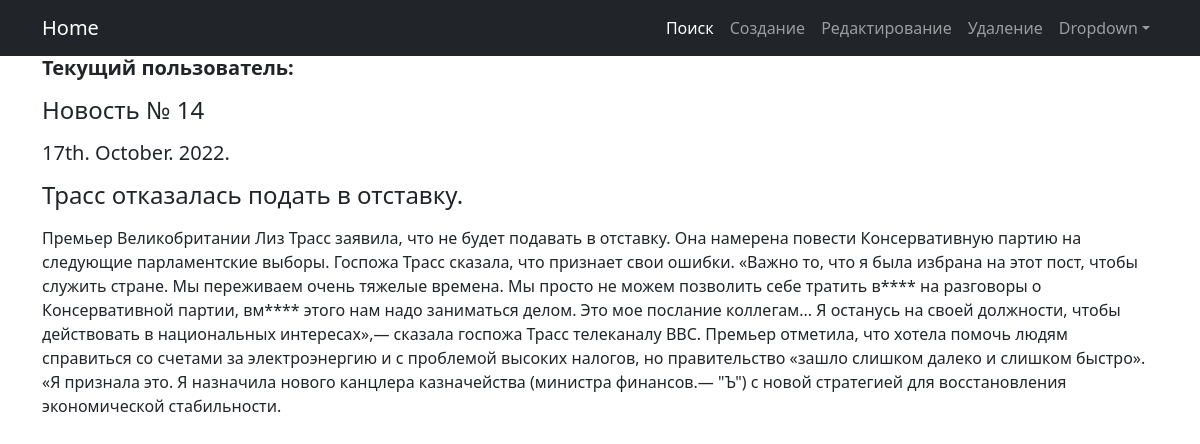
Screenshot of /news/14 with the database file from the repository.
### news/models.py (models this page shows, shortened)
class Post(models.Model):
    posts = [
        ('news', 'Новость'),
        ('article', 'Статья')
    ]
    post_type = models.CharField(max_length=8, choices=posts, default='news', verbose_name='Тип поста')
    author_name = models.ForeignKey(Author, on_delete=models.CASCADE, related_name='writer', verbose_name='Автор')
    title = models.CharField(max_length=128)
    post_content = models.TextField(verbose_name='Содержимое')
    post_creation_date = models.DateTimeField(auto_now_add=True)
    rating = models.IntegerField(default=0)
    post_category = models.ManyToManyField(Category, through='PostCategory', verbose_name='Категория')

### news/views.py (the view)
# urls.py: path('<int:pk>', DefiniteNews.as_view(), name='definitenews'),
class DefiniteNews(DetailView):
    model = Post
    template_name = 'definitenews.html'
    context_object_name = 'definitenews'

### news/templatetags/custom_filters.py (called while the page is built)
@register.filter()
def censor(value):
    if not isinstance(value, str):
        raise ValueError('Должен быть текст!')
    nasty_list = [
        'редиска',
        'матрица',
        'цветы',
        'время',
        'место',
        'авто',
    ]
    for item in nasty_list:
        if item in value.lower():
            c_index = value.lower().index(item)
            value = value.replace(value[c_index:c_index+len(item)], f"{value[c_index]}{'*' * (len(item) - 1)}")
    return value

### templates/definitenews.html (shortened to what this page needs)
{% extends 'flatpages/default.html' %}
{% load custom_filters %}
{% block navbar %}<nav class="navbar navbar-expand-lg navbar-dark bg-dark">
            <div class="container">
                <a class="navbar-brand" href="/news/">Home</a>
                <div class="collapse navbar-collapse" id="navbarSupportedContent">
                    <ul class="navbar-nav ms-auto mb-2 mb-lg-0">
                        <li class="nav-item"><a class="nav-link active" aria-current="page"
                                                href="/news/search/">Поиск</a></li>
                        <li class="nav-item"><a class="nav-link" href="/news/create/">Создание</a></li>
                        <li class="nav-item"><a class="nav-link" href="{{definitenews.id}}/update/">Редактирование
                        </a></li>
                        <li class="nav-item"><a class="nav-link" href="{{definitenews.id}}/delete/">Удаление</a></li>
                        <li class="nav-item dropdown">
                            <a class="nav-link dropdown-toggle" id="navbarDropdown" href="#" role="button" data-bs-toggle="dropdown" aria-expanded="false">Dropdown</a>
                        </li>
                    </ul>
                </div>
            </div>
        </nav>
{% endblock navbar %}
{% block content %}
<p><h4>Новость № <span>{{definitenews.pk}}</span></h4></p>
<p><h5>{{definitenews.post_creation_date|date:'jS. F. Y.'}}</h5></p>
<p><h4>{{definitenews.title|censor}}</h4></p>
<p>{{definitenews.post_content|censor}}</p>
{% endblock content %}

### rows the page displays
Post: pk "14", post_creation_date "17th. October. 2022.", title|censor "Трасс отказалась подать в отставку.", post_content|censor "Премьер Великобритании Лиз Трасс заявила, что не будет подавать в отставку. Она намерена повести Консервативную партию на следующие парламентские выборы. Госпожа Трасс сказала, что признает свои ошибки. «Важно то, что я была избрана на этот пост, чтобы служить стране. Мы переживаем очень тяжелые времена. Мы просто не можем позволить себе тратить в**** на разговоры о Консервативной партии, вм**** этого нам надо заниматься делом. Это мое послание коллегам... Я останусь на своей должности, чтобы действовать в национальных интересах»,— сказала госпожа Трасс телеканалу BBC. Премьер отметила, что хотела помочь людям справиться со счетами за электроэнергию и с проблемой высоких налогов, но…"
